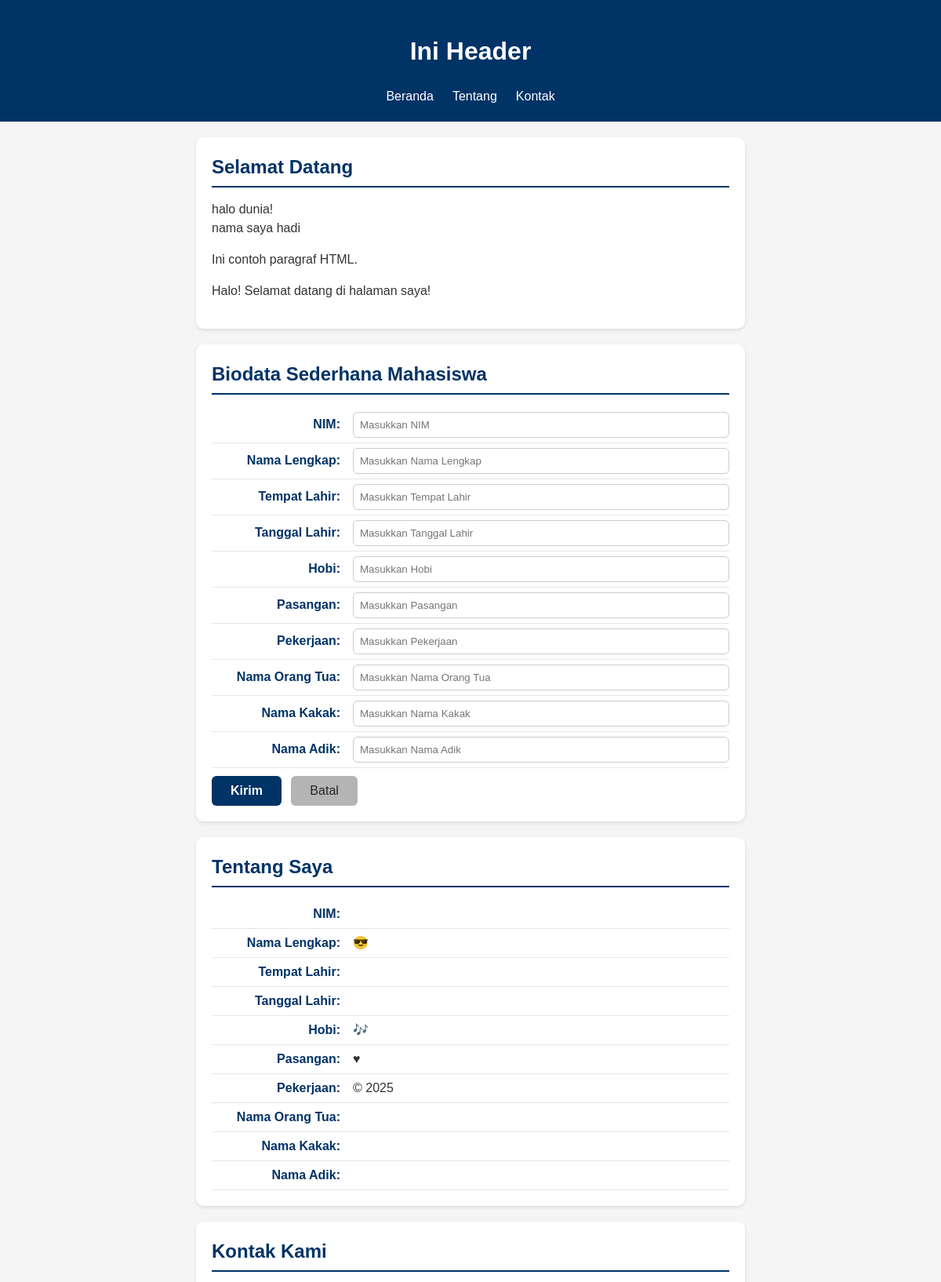
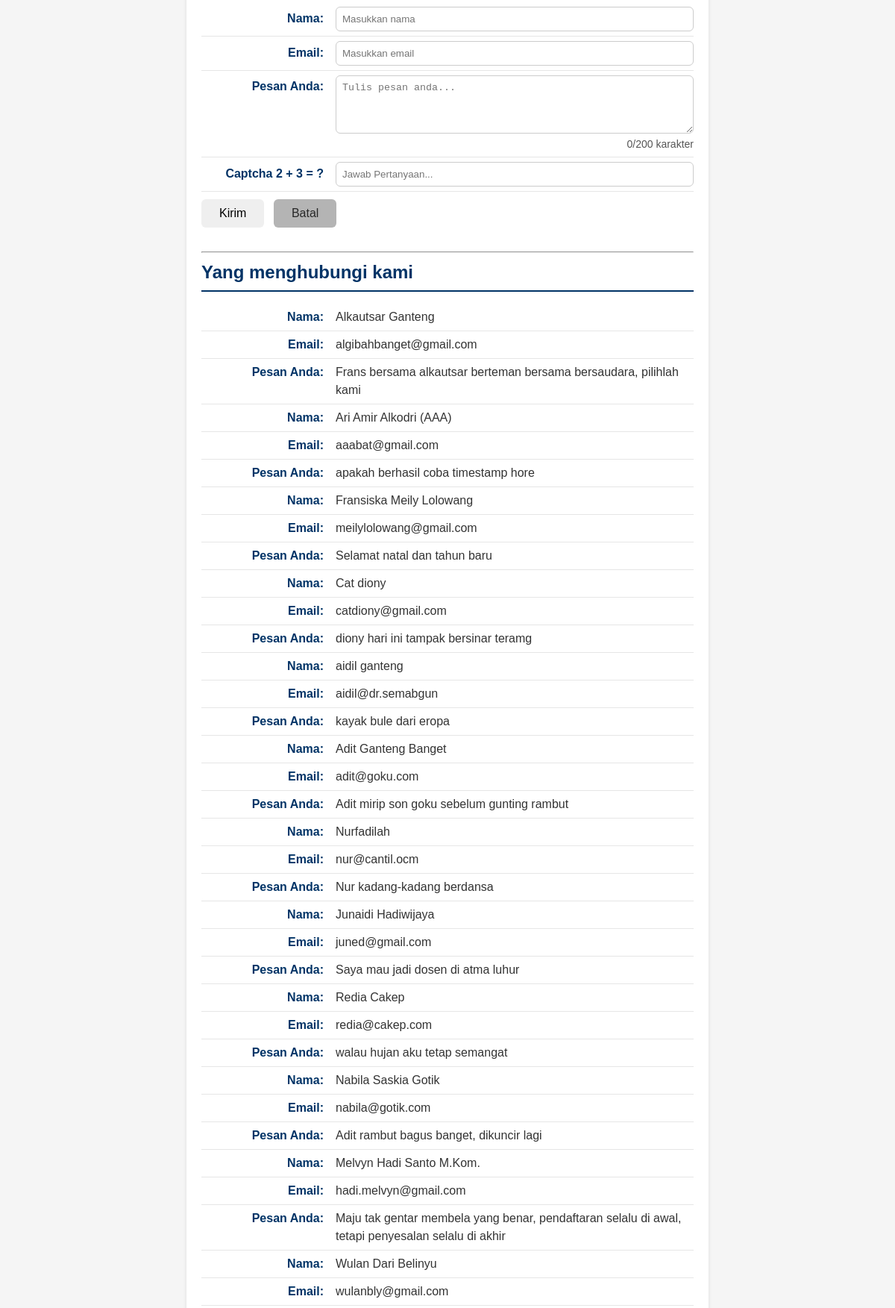
The page / (upper part) on the database its author committed (2 pictures, top to bottom).
### tables this page shows
CREATE TABLE `tbl_tamu` (
  `cid` int NOT NULL,
  `cnama` varchar(100) DEFAULT NULL,
  `cemail` varchar(100) DEFAULT NULL,
  `cpesan` text,
  `dcreated_at` datetime NOT NULL DEFAULT CURRENT_TIMESTAMP
);

### fungsi.php (the view, shortened to what this page needs)
<?php
function bersihkan($str)
{
  return htmlspecialchars(trim($str));
}
function tampilkanBiodata($conf, $arr)
{
  $html = "";
  foreach ($conf as $k => $v) {
    $label = $v["label"];
    $nilai = bersihkan($arr[$k] ?? '');
    $suffix = $v["suffix"];
    $html .= "<p><strong>{$label}</strong> {$nilai}{$suffix}</p>";
  }
  return $html;
}

### index.php (shortened to what this page needs)
<?php
require_once __DIR__ . '/fungsi.php';
?>
<!DOCTYPE html>
<html lang="en">
<head>
  <link rel="stylesheet" href="style.css">
</head>
<body>
  <header>
    <h1>Ini Header</h1>
    <nav>
      <ul>
        <li><a href="#home">Beranda</a></li>
        <li><a href="#about">Tentang</a></li>
        <li><a href="#contact">Kontak</a></li>
      </ul>
    </nav>
  </header>
  <main>
    <section id="home">
      <h2>Selamat Datang</h2>
      <?php
      echo "halo dunia!<br>";
      echo "nama saya hadi";
      ?>
      <p>Ini contoh paragraf HTML.</p>
    </section>
    <section id="biodata">
      <h2>Biodata Sederhana Mahasiswa</h2>
      <form action="proses.php" method="POST">
        <label for="txtNim"><span>NIM:</span>
          <input type="text" id="txtNim" name="txtNim" placeholder="Masukkan NIM" required>
        </label>
        <label for="txtNmLengkap"><span>Nama Lengkap:</span>
          <input type="text" id="txtNmLengkap" name="txtNmLengkap" placeholder="Masukkan Nama Lengkap" required>
        </label>
        <label for="txtT4Lhr"><span>Tempat Lahir:</span>
          <input type="text" id="txtT4Lhr" name="txtT4Lhr" placeholder="Masukkan Tempat Lahir" required>
        </label>
        <label for="txtTglLhr"><span>Tanggal Lahir:</span>
          <input type="text" id="txtTglLhr" name="txtTglLhr" placeholder="Masukkan Tanggal Lahir" required>
        </label>
        <label for="txtHobi"><span>Hobi:</span>
          <input type="text" id="txtHobi" name="txtHobi" placeholder="Masukkan Hobi" required>
        </label>
        <label for="txtPasangan"><span>Pasangan:</span>
          <input type="text" id="txtPasangan" name="txtPasangan" placeholder="Masukkan Pasangan" required>
        </label>
        <label for="txtKerja"><span>Pekerjaan:</span>
          <input type="text" id="txtKerja" name="txtKerja" placeholder="Masukkan Pekerjaan" required>
        </label>
        <label for="txtNmOrtu"><span>Nama Orang Tua:</span>
          <input type="text" id="txtNmOrtu" name="txtNmOrtu" placeholder="Masukkan Nama Orang Tua" required>
        </label>
        <label for="txtNmKakak"><span>Nama Kakak:</span>
          <input type="text" id="txtNmKakak" name="txtNmKakak" placeholder="Masukkan Nama Kakak" required>
        </label>
        <label for="txtNmAdik"><span>Nama Adik:</span>
          <input type="text" id="txtNmAdik" name="txtNmAdik" placeholder="Masukkan Nama Adik" required>
        </label>
        <button type="submit">Kirim</button>
        <button type="reset">Batal</button>
      </form>
    </section>
    <?php
    $biodata = $_SESSION["biodata"] ?? [];
    $fieldConfig = [
      "nim" => ["label" => "NIM:", "suffix" => ""],
      "nama" => ["label" => "Nama Lengkap:", "suffix" => " &#128526;"],
      "tempat" => ["label" => "Tempat Lahir:", "suffix" => ""],
      "tanggal" => ["label" => "Tanggal Lahir:", "suffix" => ""],
      "hobi" => ["label" => "Hobi:", "suffix" => " &#127926;"],
      "pasangan" => ["label" => "Pasangan:", "suffix" => " &hearts;"],
      "pekerjaan" => ["label" => "Pekerjaan:", "suffix" => " &copy; 2025"],
      "ortu" => ["label" => "Nama Orang Tua:", "suffix" => ""],
      "kakak" => ["label" => "Nama Kakak:", "suffix" => ""],
      "adik" => ["label" => "Nama Adik:", "suffix" => ""],
    ];
    ?>
    <section id="about">
      <h2>Tentang Saya</h2>
      <?= tampilkanBiodata($fieldConfig, $biodata) ?>
    </section>
    <?php
    $old          = $_SESSION['old'] ?? [];
    ?>
    <section id="contact">
      <h2>Kontak Kami</h2>
      <form action="proses.php" method="POST">
        <label for="txtNama"><span>Nama:</span>
          <input type="text" id="txtNama" name="txtNama" placeholder="Masukkan nama"
            required autocomplete="name"
            value="<?= isset($old['nama']) ? htmlspecialchars($old['nama']) : '' ?>">
        </label>
        <label for="txtEmail"><span>Email:</span>
          <input type="email" id="txtEmail" name="txtEmail" placeholder="Masukkan email"
            required autocomplete="email"
            value="<?= isset($old['email']) ? htmlspecialchars($old['email']) : '' ?>">
        </label>
        <label for="txtPesan"><span>Pesan Anda:</span>
          <textarea id="txtPesan" name="txtPesan" rows="4" placeholder="Tulis pesan anda..."
            required><?= isset($old['pesan']) ? htmlspecialchars($old['pesan']) : '' ?></textarea>
          <small id="charCount">0/200 karakter</small>
        </label>
        <label for="txtCaptcha"><span>Captcha 2 + 3 = ?</span>
          <input type="number" id="txtCaptcha" name="txtCaptcha" placeholder="Jawab Pertanyaan..."
            required
            value="<?= isset($old['captcha']) ? htmlspecialchars($old['captcha']) : '' ?>">
        </label>
        <button type=" submit">Kirim</button>
          <button type="reset">Batal</button>
      </form>
      <br>
      <hr>
      <h2>Yang menghubungi kami</h2>
      <?php include 'read_inc.php'; ?>
    </section>
  </main>
</body>
</html>

### read_inc.php
<?php
require 'koneksi.php';
$fieldContact = [
  "nama" => ["label" => "Nama:", "suffix" => ""],
  "email" => ["label" => "Email:", "suffix" => ""],
  "pesan" => ["label" => "Pesan Anda:", "suffix" => ""]
];
$sql = "SELECT * FROM tbl_tamu ORDER BY cid DESC";
$q = mysqli_query($conn, $sql);
if (!$q) {
  echo "<p>Gagal membaca data tamu: " . htmlspecialchars(mysqli_error($conn)) . "</p>";
} elseif (mysqli_num_rows($q) === 0) {
  echo "<p>Belum ada data tamu yang tersimpan.</p>";
} else {
  while ($row = mysqli_fetch_assoc($q)) {
    $arrContact = [
      "nama"  => $row["cnama"]  ?? "",
      "email" => $row["cemail"] ?? "",
      "pesan" => $row["cpesan"] ?? "",
    ];
    echo tampilkanBiodata($fieldContact, $arrContact);
  }
}
?>

### style.css (style rules this page uses)
* { box-sizing: border-box; }
body { margin: 0; font-family: Arial, sans-serif; background: #f5f5f5; color: #333; line-height: 1.5; }
header { background: #003366; color: #fff; padding: 20px; text-align: center; }
header ul { display: flex; justify-content: center; list-style: none; padding: 0; margin: 10px 0 0; }
header li a { color: #fff; text-decoration: none; padding: 6px 12px; }
#home, #about, #contact, #biodata { background-color: #ffffff; border-radius: 10px; padding: 20px; max-width: 700px; margin: 20px auto; box-shadow: 0 2px 5px rgba(0, 0, 0, 0.1); }
#home h2, #about h2, #contact h2, #biodata h2 { color: #003366; border-bottom: 2px solid #003366; padding-bottom: 6px; margin-top: 0; margin-bottom: 16px; }
#home p { text-align: justify; }
#about p, #contact p, #contact label, #biodata label { display: flex; justify-content: flex-start; align-items: baseline; margin: 0; padding: 6px 0; border-bottom: 1px solid #e6e6e6; }
#about strong, #contact strong, #contact label>span, #biodata label>span { min-width: 180px; color: #003366; font-weight: 600; text-align: right; padding-right: 16px; flex-shrink: 0; }
#contact input, #contact textarea, #biodata input { flex: 1; border: 1px solid #ccc; border-radius: 6px; padding: 8px; color: #000; font-weight: normal; margin: 0; box-sizing: border-box; }
#contact button, #biodata button { margin-top: 10px; display: inline-block; padding: 10px 24px; font-size: 16px; border-radius: 6px; cursor: pointer; border: none; transition: all 0.3s ease; margin-right: 8px; }
#contact button[type="submit"], #biodata button[type="submit"] { background-color: #003366; color: #fff; font-weight: 600; }
#contact button[type="reset"], #biodata button[type="reset"] { background-color: #b4b4b4; color: #272727; font-weight: 500; }

### rows shown on the page
tbl_tamu: label "Nama:", cnama "Alkautsar Ganteng", label "Email:", cemail "algibahbanget@gmail.com", label "Pesan Anda:", cpesan "Frans bersama alkautsar berteman bersama bersaudara, pilihlah kami"
tbl_tamu: label "Nama:", cnama "Ari Amir Alkodri (AAA)", label "Email:", cemail "aaabat@gmail.com", label "Pesan Anda:", cpesan "apakah berhasil coba timestamp hore"
tbl_tamu: label "Nama:", cnama "Fransiska Meily Lolowang", label "Email:", cemail "meilylolowang@gmail.com", label "Pesan Anda:", cpesan "Selamat natal dan tahun baru"
tbl_tamu: label "Nama:", cnama "Cat diony", label "Email:", cemail "catdiony@gmail.com", label "Pesan Anda:", cpesan "diony hari ini tampak bersinar teramg"
tbl_tamu: label "Nama:", cnama "aidil ganteng", label "Email:", cemail "aidil@dr.semabgun", label "Pesan Anda:", cpesan "kayak bule dari eropa"
tbl_tamu: label "Nama:", cnama "Adit Ganteng Banget", label "Email:", cemail "adit@goku.com", label "Pesan Anda:", cpesan "Adit mirip son goku sebelum gunting rambut"
tbl_tamu: label "Nama:", cnama "Nurfadilah", label "Email:", cemail "nur@cantil.ocm", label "Pesan Anda:", cpesan "Nur kadang-kadang berdansa"
tbl_tamu: label "Nama:", cnama "Junaidi Hadiwijaya", label "Email:", cemail "juned@gmail.com", label "Pesan Anda:", cpesan "Saya mau jadi dosen di atma luhur"
tbl_tamu: label "Nama:", cnama "Redia Cakep", label "Email:", cemail "redia@cakep.com", label "Pesan Anda:", cpesan "walau hujan aku tetap semangat"
tbl_tamu: label "Nama:", cnama "Nabila Saskia Gotik", label "Email:", cemail "nabila@gotik.com", label "Pesan Anda:", cpesan "Adit rambut bagus banget, dikuncir lagi"
tbl_tamu: label "Nama:", cnama "Melvyn Hadi Santo M.Kom.", label "Email:", cemail "hadi.melvyn@gmail.com", label "Pesan Anda:", cpesan "Maju tak gentar membela yang benar, pendaftaran selalu di awal, tetapi penyesalan selalu di akhir"
tbl_tamu: label "Nama:", cnama "Wulan Dari Belinyu", label "Email:", cemail "wulanbly@gmail.com"

### other values the page prints
$label "NIM:"
$label "Nama Lengkap:"
$suffix "😎"
$label "Tempat Lahir:"
$label "Tanggal Lahir:"
$label "Hobi:"
$suffix "🎶"
$label "Pasangan:"
$suffix "♥"
$label "Pekerjaan:"
$suffix "© 2025"
$label "Nama Orang Tua:"
$label "Nama Kakak:"
$label "Nama Adik:"
